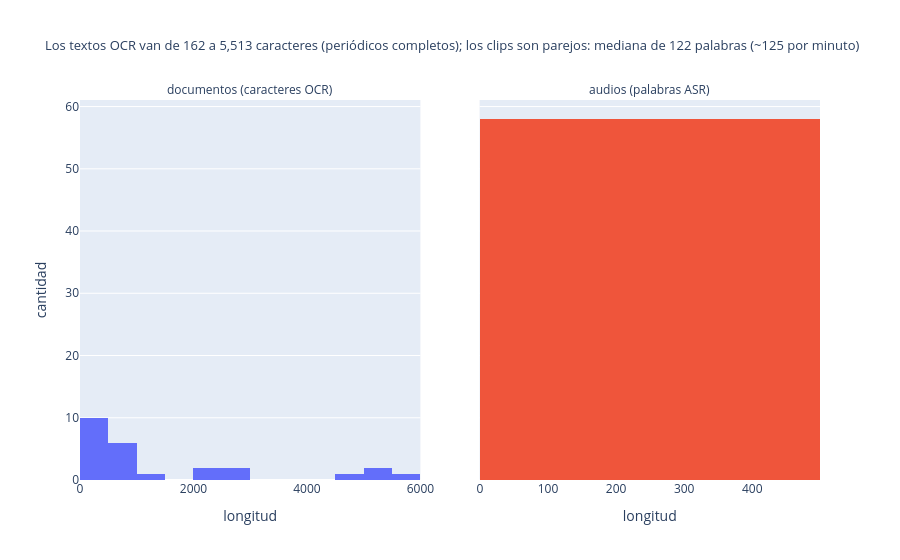

Notebook code for this chart:
### Code cell
asr["n_palabras"] = asr["texto_asr"].map(lambda t: len(t2.normalizar(t).split()))
asr["palabras_por_min"] = asr["n_palabras"] / (asr["duracion_seg"] / 60)
largos = pd.concat([
    final.assign(modalidad="documentos (caracteres OCR)", longitud=final["n_caracteres"])[["modalidad", "longitud"]],
    asr.assign(modalidad="audios (palabras ASR)", longitud=asr["n_palabras"])[["modalidad", "longitud"]],
])
fig = px.histogram(largos, x="longitud", facet_col="modalidad", nbins=20, color="modalidad",
                   facet_col_spacing=0.08,
                   title=(f"Los textos OCR van de {final['n_caracteres'].min()} a {final['n_caracteres'].max():,} caracteres "
                          f"(periódicos completos); los clips son parejos: mediana de {asr['n_palabras'].median():.0f} palabras "
                          f"(~{asr['palabras_por_min'].median():.0f} por minuto)"))
fig.update_xaxes(matches=None, title_text="longitud")
fig.for_each_annotation(lambda a: a.update(text=a.text.split("=")[-1]))
fig.update_layout(showlegend=False, title_font_size=13, yaxis_title="cantidad")
fig.show()

### Figure 1 — Plotly figure (JSON) as saved in the notebook; plotly's stock layout.template omitted (floating-point values rounded to 4 significant figures)
{"data": [{"bingroup": "x", "hovertemplate": "modalidad=documentos (caracteres OCR)<br>longitud=%{x}<br>count=%{y}<extra></extra>", "legendgroup": "documentos (caracteres OCR)", "marker": {"color": "#636efa", "pattern": {"shape": ""}}, "name": "documentos (caracteres OCR)", "nbinsx": 20, "orientation": "v", "showlegend": true, "type": "histogram", "x": [626, 957, 478, 1037, 5320, 5085, 2588, 304, 4744, 5513, 2188, 2143, 474, 581, 2928, 162, 502, 384, 602, 462, 446, 850, 222, 218, 339], "xaxis": "x", "yaxis": "y"}, {"bingroup": "x", "hovertemplate": "modalidad=audios (palabras ASR)<br>longitud=%{x}<br>count=%{y}<extra></extra>", "legendgroup": "audios (palabras ASR)", "marker": {"color": "#EF553B", "pattern": {"shape": ""}}, "name": "audios (palabras ASR)", "nbinsx": 20, "orientation": "v", "showlegend": true, "type": "histogram", "x": [130, 147, 140, 126, 102, 170, 179, 162, 134, 163, 157, 138, 131, 128, 101, 118, 75, 142, 59, 118, 58, 73, 62, 31, 25, 129, 13, 115, 65, 89, 94, 230, 206, 202, 47, 109, 51, 141, 232, 175, 158, 31, 131, 29, 134, 164, 34, 159, 165, 179, 125, 103, 12, 14, 12, 16, 13, 18], "xaxis": "x2", "yaxis": "y2"}], "layout": {"annotations": [{"font": {}, "showarrow": false, "text": "documentos (caracteres OCR)", "x": 0.23, "xanchor": "center", "xref": "paper", "y": 1.0, "yanchor": "bottom", "yref": "paper"}, {"font": {}, "showarrow": false, "text": "audios (palabras ASR)", "x": 0.77, "xanchor": "center", "xref": "paper", "y": 1.0, "yanchor": "bottom", "yref": "paper"}], "barmode": "relative", "legend": {"title": {"text": "modalidad"}, "tracegroupgap": 0}, "showlegend": false, "title": {"font": {"size": 13}, "text": "Los textos OCR van de 162 a 5,513 caracteres (periódicos completos); los clips son parejos: mediana de 122 palabras (~125 por minuto)"}, "xaxis": {"anchor": "y", "domain": [0.0, 0.46], "title": {"text": "longitud"}}, "xaxis2": {"anchor": "y2", "domain": [0.54, 1.0], "title": {"text": "longitud"}}, "yaxis": {"anchor": "x", "domain": [0.0, 1.0], "title": {"text": "cantidad"}}, "yaxis2": {"anchor": "x2", "domain": [0.0, 1.0], "matches": "y", "showticklabels": false}}}
